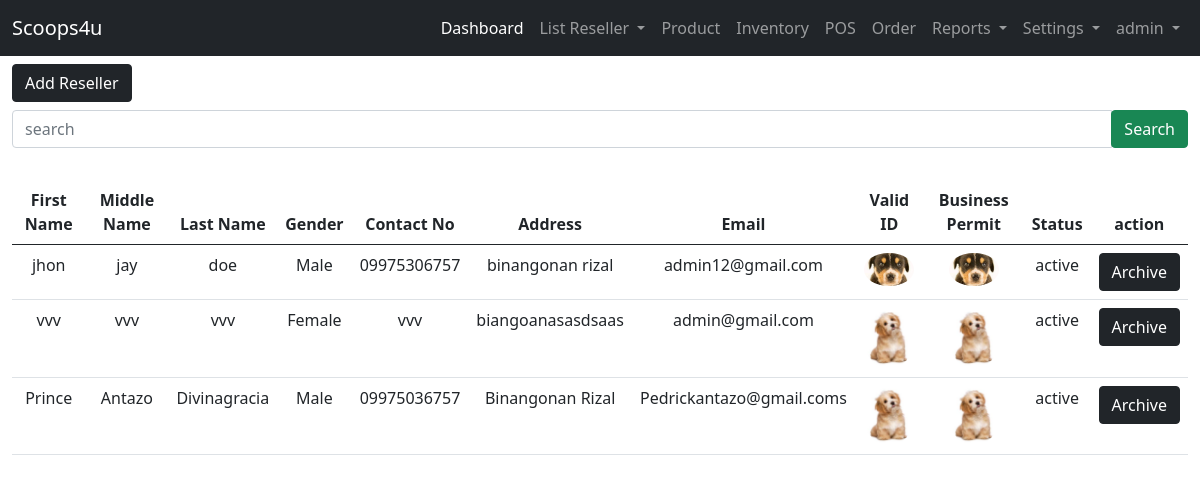
The app's page /user-site/list-reseller/ (signed in) with its own data.
### landing_page/models.py (models this page shows)
class User(AbstractUser):
    ROLE = ((" "," "),("admin","admin"),("staff","staff"),("reseller","reseller"),("rider","rider"))
    role = models.CharField(max_length=50, null=True, default=False, choices=ROLE)

### admin_site/models.py (models this page shows, shortened)
class Reseller(models.Model):
    STATUS = (("pending","pending"),("active","active"),("inactive","inactive"))
    BOOLCHOICE = (("Male","Male"),("Female","Female"))
    reseller_fname =models.CharField(max_length=200, verbose_name='First Name')
    reseller_mname =models.CharField(max_length=200, verbose_name='Middle Name')
    reseller_lname =models.CharField(max_length=200, verbose_name='Last Name')
    reseller_gender = models.CharField(max_length = 50,choices=BOOLCHOICE, verbose_name='Gender')
    reseller_contact =models.CharField(max_length = 12, verbose_name='Contact Number')
    reseller_address =models.TextField(null=False, verbose_name='Address')
    reseller_email =models.EmailField(unique=True, max_length=200, verbose_name='Email')
    reseller_id =models.ImageField( upload_to=image_path, verbose_name='valid id')
    reseller_businessp =models.ImageField( upload_to=image_path,verbose_name='business id')
    reseller_status =models.CharField(max_length=200, null=True, choices=STATUS, verbose_name='Status')

### admin_site/views.py (the view)
# urls.py: path('list-reseller/', views.list_reseller, name='list_reseller'),
@login_required(login_url='landing_page:login')
def list_reseller(request):
    list_reseller = Reseller.objects.order_by('-id').filter(reseller_status = "active")
    context = {'list_reseller':list_reseller}
    return render(request, 'admin_site/user/list_reseller.html', context)

### templates/admin_site/user/list_reseller.html (shortened to what this page needs)
{% extends 'admin_site/base.html' %}
{% block template %}
<a href="{% url 'admin_site:add_reseller' %}" class="btn btn-dark ">Add Reseller</a>
<form action="{% url 'admin_site:search_reseller' %}" method="get" class="my-2">
    <div class="input-group">
        <input type="text" class="form-control" name="search" placeholder="search" required>
        <div class="input-group-append">
            <button class="btn btn-success">Search</button>
        </div>
    </div>
</form>
<br>
    {% if list_reseller %}
    <table class="table table-hover text-center">
        <thead>
            <tr>
                <th>First Name</th>
                <th>Middle Name</th>
                <th>Last Name</th>
                <th>Gender</th>
                <th>Contact No</th>
                <th>Address</th>
                <th>Email</th>
                <th>Valid ID</th>
                <th>Business Permit</th>
                <th>Status</th>
                <th>action</th>
            </tr>
            <tbody>
                {% for list in list_reseller %}
                <tr>
                    <td>{{ list.reseller_fname }}</td>
                    <td>{{ list.reseller_mname }}</td>
                    <td>{{ list.reseller_lname }}</td>
                    <td>{{ list.reseller_gender }}</td>
                    <td>{{ list.reseller_contact }}</td>
                    <td>{{ list.reseller_address }}</td>
                    <td>{{ list.reseller_email }}</td>
                    <td><a href="{% url 'admin_site:viewing_pic' list.id %}"><img src="/media/{{ list.reseller_id}}" alt="Valid-ID" width="50" class="rounded-circle"></a></td>
                    <td><a href="{% url 'admin_site:viewing_pic' list.id %}"><img src="/media/{{ list.reseller_businessp}}" alt="Valid-ID" width="50" class="rounded-circle"></a></td>
                    <td>{{ list.reseller_status }}</td>
                    <form method="POST" action="{% url 'admin_site:archive_reseller'  list.id %}" onsubmit="return submitForm(this);">
                    <td> <input type="submit" class="btn btn-dark"  value="Archive"></td>
                    </form>
                </tr>
                {% endfor %}
            </tbody>
        </thead>
    </table>
    {% endif %}
{% endblock template %}

### templates/admin_site/base.html (shortened to what this page needs)
{% load static %}
<!DOCTYPE html>
<html lang="en">
<head>
    <link href="https://cdn.jsdelivr.net/npm/bootstrap@5.0.2/dist/css/bootstrap.min.css" rel="stylesheet">
  </head>
<body>
  {% if user.role == "admin"%}
    <nav class="navbar navbar-expand-lg navbar-dark bg-dark">
        <div class="container-fluid">
          <a class="navbar-brand" href="#">Scoops4u</a>
          <div class="collapse navbar-collapse" id="navbarNavDropdown">
            <ul class="navbar-nav ms-auto mb-2 mb-lg-0">
              <li class="nav-item">
                <a class="nav-link active" aria-current="page" href="{% url 'admin_site:dashboard'%}">Dashboard</a>
              </li>
              <li class="nav-item dropdown">
                <a class="nav-link dropdown-toggle" href="#" id="navbarDropdownMenuLink" role="button" data-bs-toggle="dropdown" aria-expanded="false">
                  List Reseller
                </a>
              </li>
              <li class="nav-item">
                <a class="nav-link" href="{%url 'admin_site:list_product' %}">Product</a>
              </li>
              <li class="nav-item">
                <a class="nav-link" href="{%url 'admin_site:inventory' %}">Inventory</a>
              </li>
              <li class="nav-item">
                <a class="nav-link" href="{%url 'admin_site:pos' %}">POS</a>
              </li>
              <li class="nav-item">
                <a class="nav-link" href="{% url 'admin_site:transaction_orders' %}">Order</a>
              </li>
              <li class="nav-item dropdown">
                <a class="nav-link dropdown-toggle" href="#" id="navbarDropdownMenuLink" role="button" data-bs-toggle="dropdown" aria-expanded="false">
                  Reports
                </a>
              </li>
              <li class="nav-item dropdown">
                <a class="nav-link dropdown-toggle" href="#" id="navbarDropdownMenuLink" role="button" data-bs-toggle="dropdown" aria-expanded="false">
                  Settings
                </a>
              </li>
              <li class="nav-item dropdown">
                <a class="nav-link dropdown-toggle" href="#" id="navbarDropdownMenuLink" role="button" data-bs-toggle="dropdown" aria-expanded="false">
                  {{ user }}
                </a>
              </li>
            </ul>
          </div>
        </div>
      </nav>
  {% endif %}
    <div class="container-fluid">
      {% block template %}
      {% endblock template %}
    </div>
</body>
</html>

### records on screen
User: username "admin"
Reseller: reseller_fname "jhon", reseller_mname "jay", reseller_lname "doe", reseller_gender "Male", reseller_contact "09975306757", reseller_address "binangonan rizal", reseller_email "admin12@gmail.com", reseller_id (picture), reseller_businessp (picture), reseller_status "active"
Reseller: reseller_fname "vvv", reseller_mname "vvv", reseller_lname "vvv", reseller_gender "Female", reseller_contact "vvv", reseller_address "biangoanasasdsaas", reseller_email "admin@gmail.com", reseller_id (picture), reseller_businessp (picture), reseller_status "active"
Reseller: reseller_fname "Prince", reseller_mname "Antazo", reseller_lname "Divinagracia", reseller_gender "Male", reseller_contact "09975036757", reseller_address "Binangonan Rizal", reseller_email "Pedrickantazo@gmail.coms", reseller_id (picture), reseller_businessp (picture), reseller_status "active"
